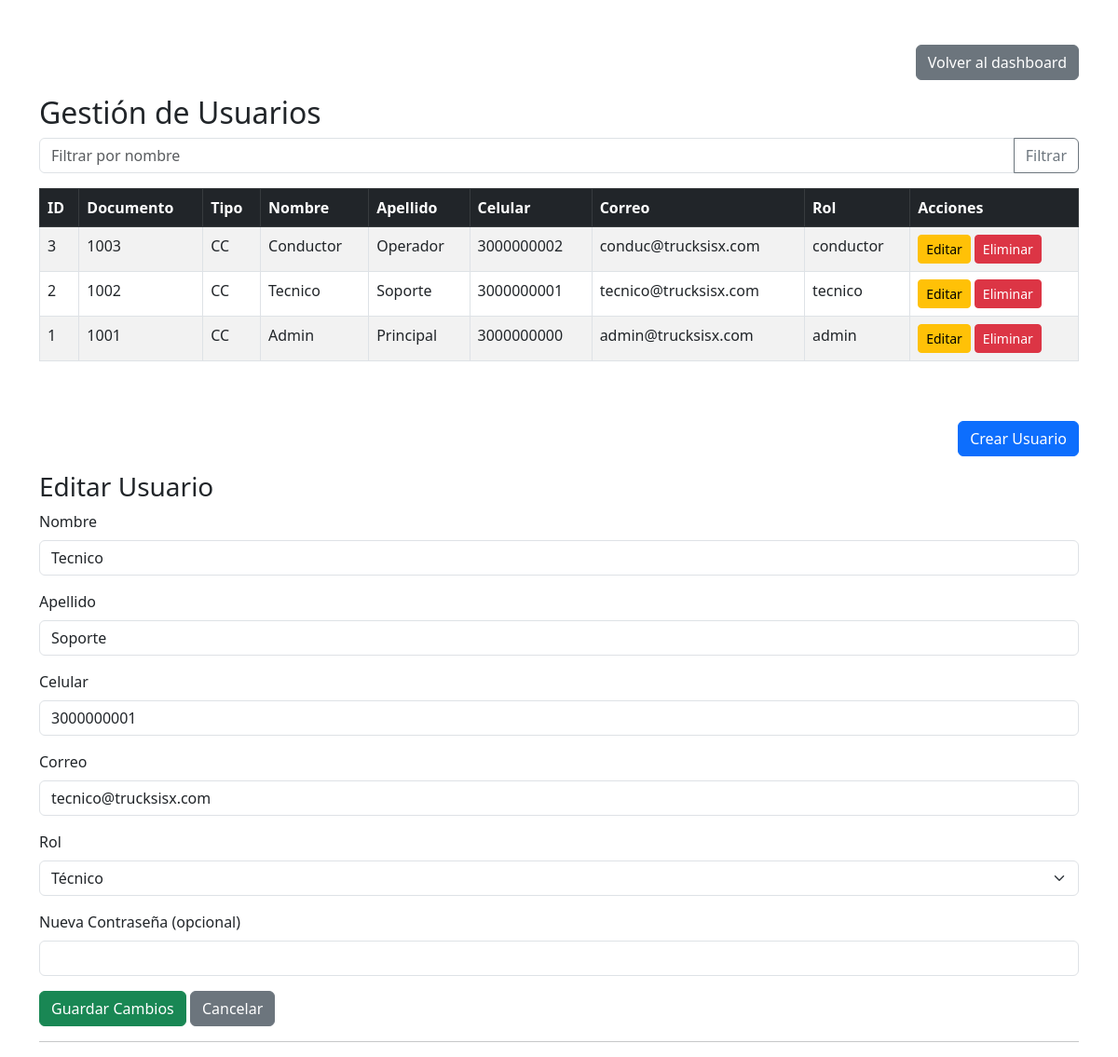
The page /views/crear_usuario.php?editar=2 (signed in) on the database its author committed.
### tables this page shows
CREATE TABLE users (
    id INT AUTO_INCREMENT PRIMARY KEY,
    num_documento VARCHAR(20) NOT NULL,
    tipo_documento VARCHAR(20) NOT NULL,
    nombre VARCHAR(50) NOT NULL,
    apellido VARCHAR(50) NOT NULL,
    num_celular VARCHAR(20),
    correo VARCHAR(100),
    rol ENUM('admin','tecnico','conductor') NOT NULL,
    contrasena VARCHAR(255) NOT NULL
);

### views/crear_usuario.php (the view, shortened to what this page needs)
<!DOCTYPE html>
<html lang="es">
<head>
    <link href="https://cdn.jsdelivr.net/npm/bootstrap@5.3.0/dist/css/bootstrap.min.css" rel="stylesheet">
</head>
<body>
<?php
$db = new Database();
$conn = $db->getConnection();
$stmt = $conn->prepare("SELECT * FROM users ORDER BY id DESC");
$stmt->execute();
$usuarios = $stmt->fetchAll(PDO::FETCH_ASSOC);
?>
<div class="container mt-5">
    <div class="d-flex justify-content-end mb-3">
        <a href="dashboard.php" class="btn btn-secondary">Volver al dashboard</a>
    </div>
    <h2>Gestión de Usuarios</h2>
    <form method="get" class="mb-3" action="">
        <div class="input-group">
            <input type="text" class="form-control" name="filtro_nombre" placeholder="Filtrar por nombre" value="<?php echo isset($_GET['filtro_nombre']) ? htmlspecialchars($_GET['filtro_nombre']) : ''; ?>">
            <button class="btn btn-outline-secondary" type="submit">Filtrar</button>
        </div>
    </form>
    <div class="table-responsive mb-5">
        <table class="table table-bordered table-striped">
            <thead class="table-dark">
                <tr>
                    <th>ID</th>
                    <th>Documento</th>
                    <th>Tipo</th>
                    <th>Nombre</th>
                    <th>Apellido</th>
                    <th>Celular</th>
                    <th>Correo</th>
                    <th>Rol</th>
                    <th>Acciones</th>
                </tr>
            </thead>
            <tbody>
            <?php
            $usuarios_filtrados = $usuarios;
            foreach ($usuarios_filtrados as $usuario) {
                echo '<tr>';
                echo '<td>' . $usuario['id'] . '</td>';
                echo '<td>' . htmlspecialchars($usuario['num_documento']) . '</td>';
                echo '<td>' . htmlspecialchars($usuario['tipo_documento']) . '</td>';
                echo '<td>' . htmlspecialchars($usuario['nombre']) . '</td>';
                echo '<td>' . htmlspecialchars($usuario['apellido']) . '</td>';
                echo '<td>' . htmlspecialchars($usuario['num_celular']) . '</td>';
                echo '<td>' . htmlspecialchars($usuario['correo']) . '</td>';
                echo '<td>' . htmlspecialchars($usuario['rol']) . '</td>';
                echo '<td>';
                echo '<a href="?editar=' . $usuario['id'] . '" class="btn btn-sm btn-warning me-1">Editar</a>';
                echo '<a href="../controllers/UserController.php?action=delete&id=' . $usuario['id'] . '" class="btn btn-sm btn-danger" onclick="return confirm(\'¿Seguro que deseas eliminar este usuario?\')">Eliminar</a>';
                echo '</td>';
                echo '</tr>';
            }
            ?>
            </tbody>
        </table>
    </div>
    <div class="d-flex justify-content-end mb-3">
    <button type="button" class="btn btn-primary" data-bs-toggle="modal" data-bs-target="#modalCrearUsuario">Crear Usuario</button>
    </div>
    <?php
    if (isset($_GET['editar'])) {
        $idEditar = intval($_GET['editar']);
        $usuarioEditar = null;
        foreach ($usuarios as $u) {
            if ($u['id'] == $idEditar) {
                $usuarioEditar = $u;
                break;
            }
        }
        if ($usuarioEditar) {
    ?>
        <h3>Editar Usuario</h3>
        <form id="form-editar-usuario" method="post" action="../controllers/UserController.php?action=update&id=<?php echo $usuarioEditar['id']; ?>">
            <div class="mb-3">
                <label for="nombre_edit" class="form-label">Nombre</label>
                <input type="text" class="form-control" id="nombre_edit" name="nombre" value="<?php echo htmlspecialchars($usuarioEditar['nombre']); ?>" required>
            </div>
            <div class="mb-3">
                <label for="apellido_edit" class="form-label">Apellido</label>
                <input type="text" class="form-control" id="apellido_edit" name="apellido" value="<?php echo htmlspecialchars($usuarioEditar['apellido']); ?>" required>
            </div>
            <div class="mb-3">
                <label for="num_celular_edit" class="form-label">Celular</label>
                <input type="text" class="form-control" id="num_celular_edit" name="num_celular" value="<?php echo htmlspecialchars($usuarioEditar['num_celular']); ?>">
            </div>
            <div class="mb-3">
                <label for="correo_edit" class="form-label">Correo</label>
                <input type="email" class="form-control" id="correo_edit" name="correo" value="<?php echo htmlspecialchars($usuarioEditar['correo']); ?>">
            </div>
            <div class="mb-3">
                <label for="rol_edit" class="form-label">Rol</label>
                <select class="form-select" id="rol_edit" name="rol" required>
                    <option value="tecnico" <?php if($usuarioEditar['rol']==='tecnico') echo 'selected'; ?>>Técnico</option>
                </select>
            </div>
            <div class="mb-3">
                <label for="contrasena_edit" class="form-label">Nueva Contraseña (opcional)</label>
                <input type="password" class="form-control" id="contrasena_edit" name="contrasena">
            </div>
            <button type="submit" class="btn btn-success">Guardar Cambios</button>
            <a href="crear_usuario.php" class="btn btn-secondary">Cancelar</a>
        </form>
        <hr>
    <?php }
    }
    ?>
</body>
</html>

### rows shown on the page
users: id "3", num_documento "1003", tipo_documento "CC", nombre "Conductor", apellido "Operador", num_celular "3000000002", correo "conduc@trucksisx.com", rol "conductor"
users: id "2", num_documento "1002", tipo_documento "CC", nombre "Tecnico", apellido "Soporte", num_celular "3000000001", correo "tecnico@trucksisx.com", rol "tecnico", rol "Técnico"
users: id "1", num_documento "1001", tipo_documento "CC", nombre "Admin", apellido "Principal", num_celular "3000000000", correo "admin@trucksisx.com", rol "admin"
